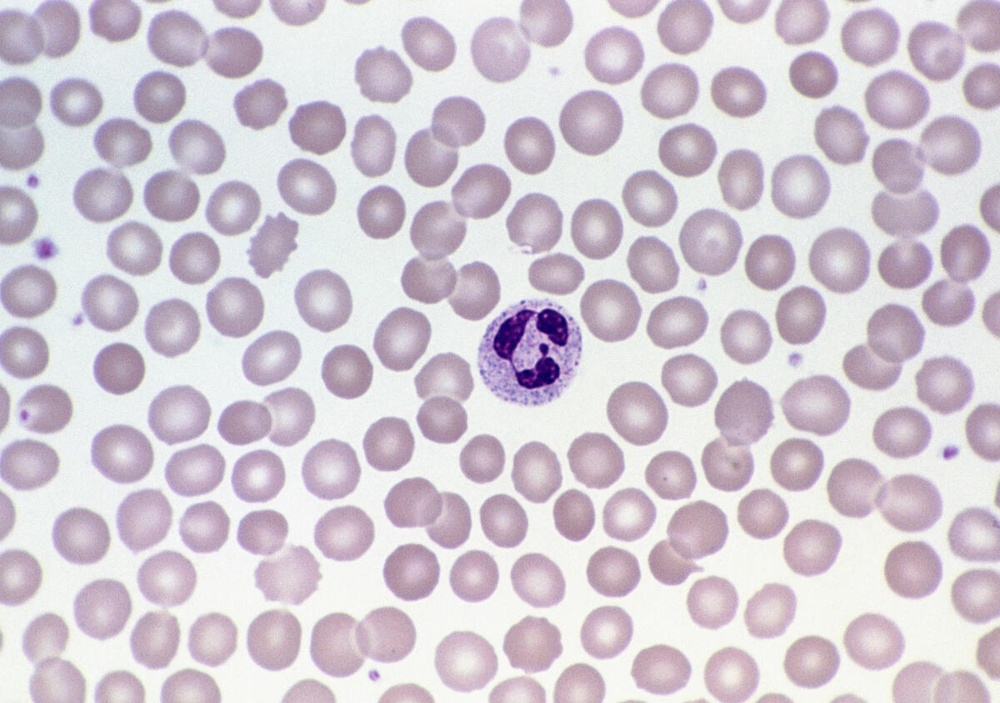
#> input picture image/17.jpg, 1000 x 703 px, shrunk from 1200 x 844 before the run
$ python presentacion.py   (older library calls are emulated)
#> lines starting #> are read from the running program, lines starting #| are printed output that depends on the picture; after the words box and inside, x2 and y2 are one past the last pixel; in counts of white or black regions, pixels touching at a corner belong together
import cv2
from skimage.restoration import denoise_nl_means, estimate_sigma
from skimage import img_as_ubyte, img_as_float,color,measure
from matplotlib import pyplot as plt
import numpy as np
import scipy.ndimage

#path = "imagenes/c_198.jpeg"
path = "image/17.jpg"

#path = "GR/59.jpg"

#DENOISING IMAGE
img = img_as_float(cv2.imread(path))
sigma_est = np.mean(estimate_sigma(img, multichannel=True))
#> sigma_est = 0.00349
denoise_img = denoise_nl_means(img, h=1.15 * sigma_est, fast_mode=True, patch_size=5, patch_distance=3, multichannel=True)
denoise_8byte = img_as_ubyte(denoise_img)
img_8byte = img_as_ubyte(img)
#> img_8byte is the input picture: shape (703, 1000, 3); mean B, G, R 210.8, 201, 210.3

#GRAY SCALE
gray = cv2.cvtColor(denoise_8byte,cv2.COLOR_BGR2GRAY)
#CONTRAST LIMITED ADAPTIVE HISTOGRAM EQUALIZATION => mejorar la imagen
clahe = cv2.createCLAHE(clipLimit=2.0, tileGridSize=(8, 8))
clahe_cl1 = clahe.apply(gray)
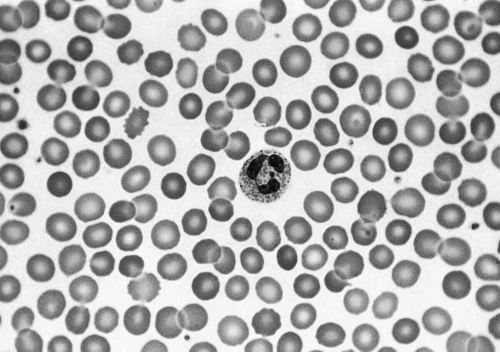
#> clahe_cl1: shape (703, 1000) (shown at 1/2 size); min 5, max 254, mean 176.8
#SEGMENTATION => THRESH_OTSU calcula el umbral
ret,thresh = cv2.threshold(clahe_cl1,0,255,cv2.THRESH_BINARY_INV | cv2.THRESH_OTSU)
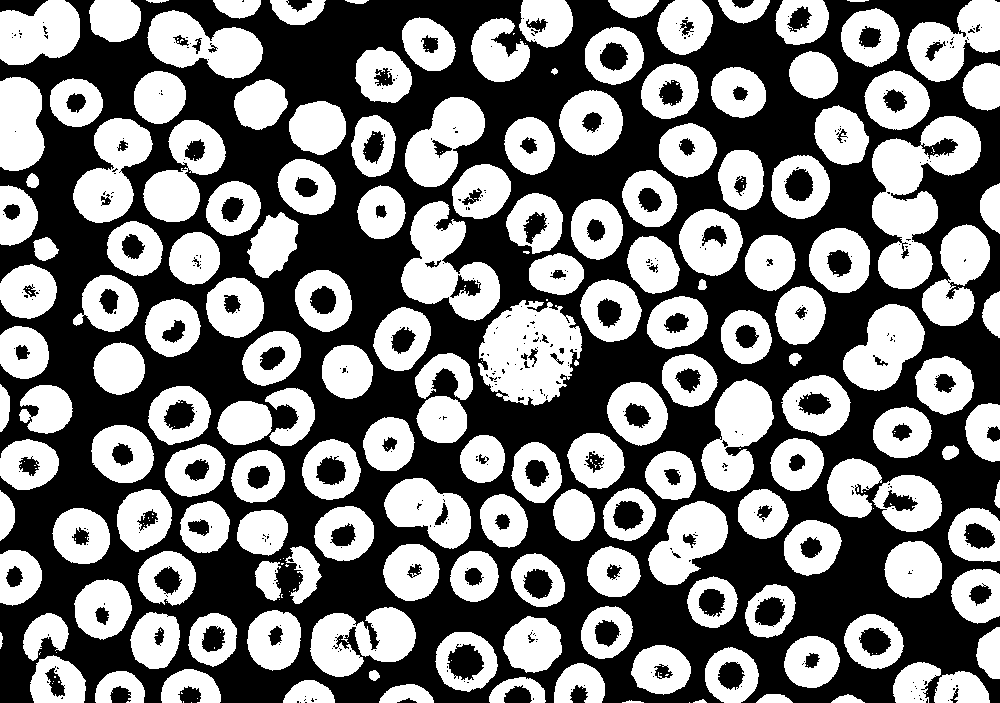
#> thresh: shape (703, 1000); 47.2% white; 291 white regions (125 under 20 px), largest, box (x1, y1, x2, y2) and area: (872, 116, 981, 289) 9163, (478, 300, 582, 406) 7455, (401, 201, 500, 321) 6053
#> ret = 173
#fill_hole = thresh.copy()
#thresh = scipy.ndimage.binary_fill_holes(thresh).astype(np.uint8)

kernel = np.ones((3,3)).astype(np.uint8)
#erose = cv2.erode(thresh,kernel,iterations=2)
#dilate = cv2.dilate(erose,kernel,iterations=2)
opening = cv2.morphologyEx(thresh,cv2.MORPH_OPEN,kernel, iterations = 1)# =  erose => dilate
#> opening: shape (703, 1000); 46.7% white; 179 white regions (4 under 20 px), largest, box (x1, y1, x2, y2) and area: (478, 300, 582, 405) 7184, (401, 201, 500, 320) 5971, (701, 379, 774, 492) 4885
opening = scipy.ndimage.binary_fill_holes(opening).astype(np.uint8)
#> opening: shape (703, 1000); values 0 (black) and 1 (white), 51.3% white; 16 black regions (5 under 20 px), largest, box (x1, y1, x2, y2) and area: (0, 0, 1000, 703) 340311, (0, 0, 48, 16) 507, (504, 685, 534, 703) 382

sure_bg = cv2.dilate(opening,kernel,iterations=3)
#> sure_bg: shape (703, 1000); values 0 (black) and 1 (white), 66.9% white; 75 black regions (53 under 20 px), largest, box (x1, y1, x2, y2) and area: (0, 0, 1000, 703) 229023, (0, 241, 34, 275) 597, (0, 0, 40, 12) 305
#sure_bg = scipy.ndimage.binary_fill_holes(sure_bg).astype(np.uint8)

dist_transform_fill = cv2.distanceTransform(opening,cv2.DIST_L2,5)
ret2, sure_fg = cv2.threshold(dist_transform_fill,0.5*dist_transform_fill.max(),255,0)
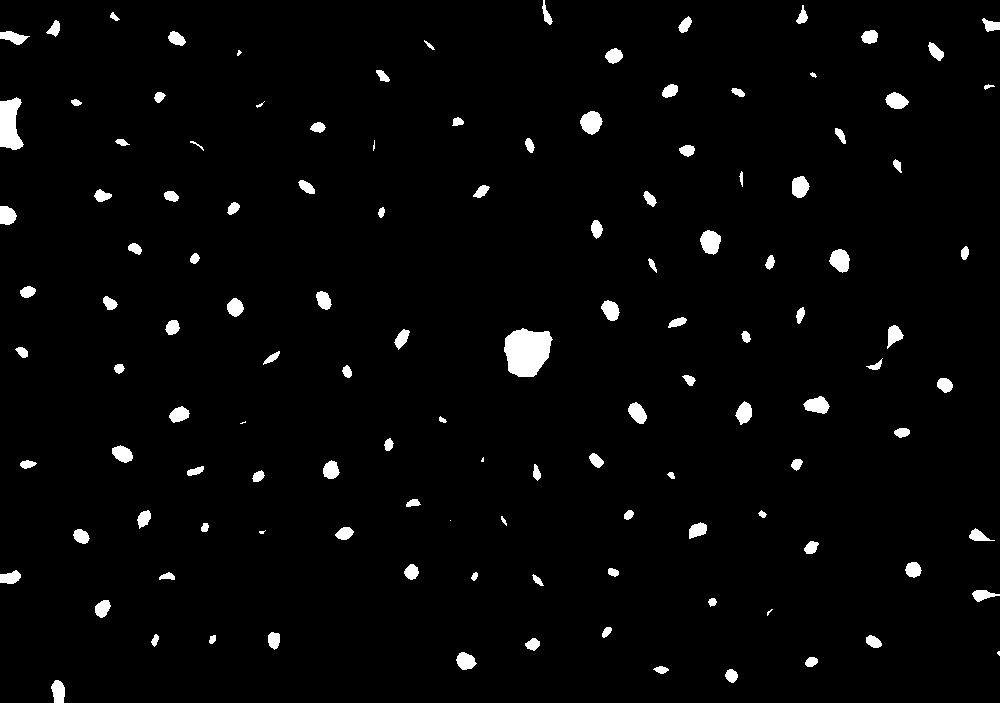
#> sure_fg: shape (703, 1000) float32; 2.6% white; 124 white regions (8 under 20 px), largest, box (x1, y1, x2, y2) and area: (504, 328, 553, 377) 1795, (0, 97, 24, 150) 908, (580, 111, 603, 135) 385
#> ret2 = 20.88
#ret2, sure_fg = cv2.threshold(dist_transform_fill,0.35*dist_transform_fill.max(),255,0)
sure_fg = np.uint8(sure_fg)
unknown = cv2.subtract(sure_bg,sure_fg)
#> unknown: shape (703, 1000); values 0 (black) and 1 (white), 64.3% white; 199 black regions (61 under 20 px)

ret3, markers = cv2.connectedComponents(sure_fg)
#> markers: shape (703, 1000) int32; 125 distinct labels, from 0 to 124
#> ret3 = 125
#markers = markers+10
markers2 = markers.copy()
# poner 1 donde hay cero, tal vez de error porque llegamos a 255 mas 1 => 0 dado que se paso los 8bits
# probar esa hipotesis
markers = markers+1
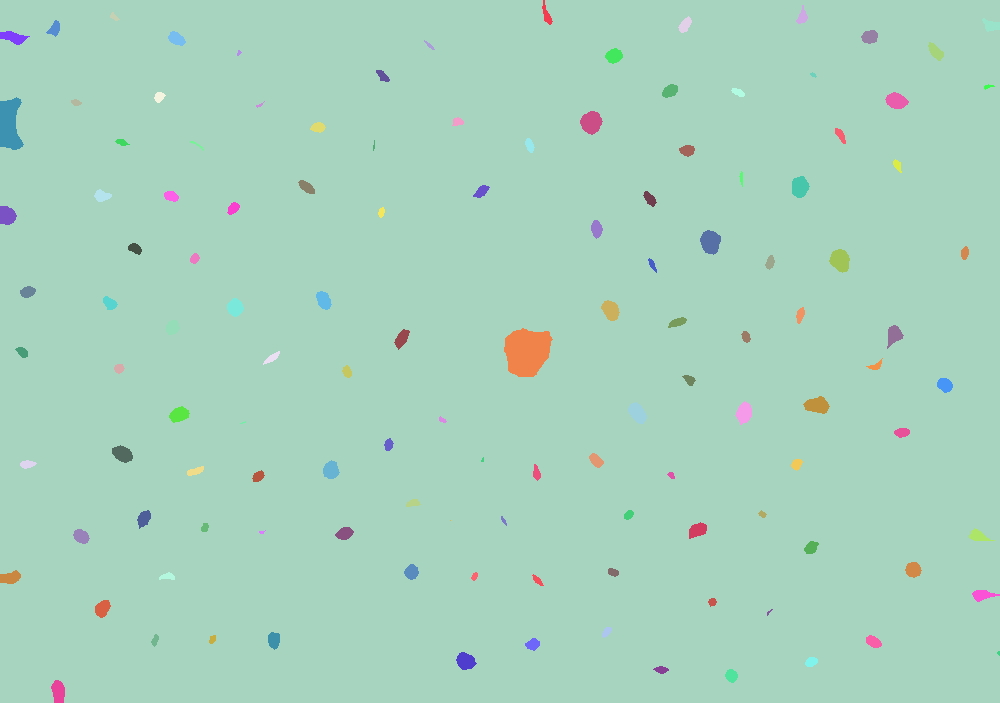
#> markers: shape (703, 1000) int32; 125 distinct labels, from 1 to 125; one colour per label, 0 black
#markers[markers==0] = 1
markers[unknown==255] = 0
markers3 = markers.copy()

markers = cv2.watershed(img_8byte,markers)
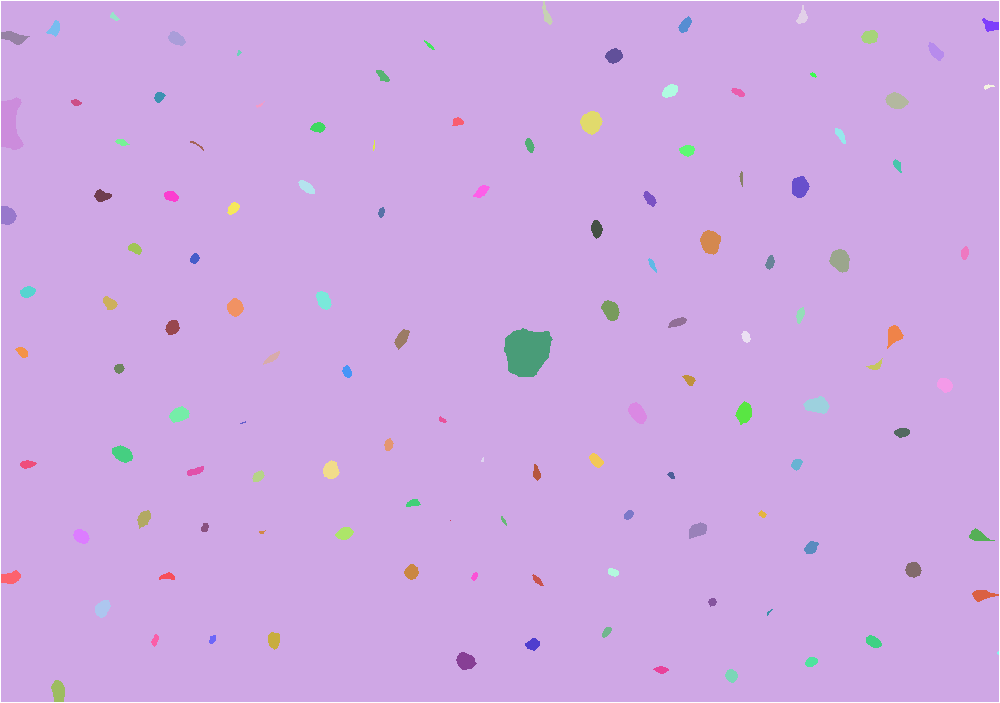
#> markers: shape (703, 1000) int32; 126 distinct labels, from -1 to 125; one colour per label, 0 black, -1 white
markers4 = markers.copy()

#Let us color boundaries in yellow.
img_8byte[markers == -1] = [255,0,0]
#> img_8byte: shape (703, 1000, 3); 0.48% of pixels changed, all inside (x1, y1, x2, y2) = (0, 0, 1000, 703)

img2 = color.label2rgb(markers, bg_label=1)
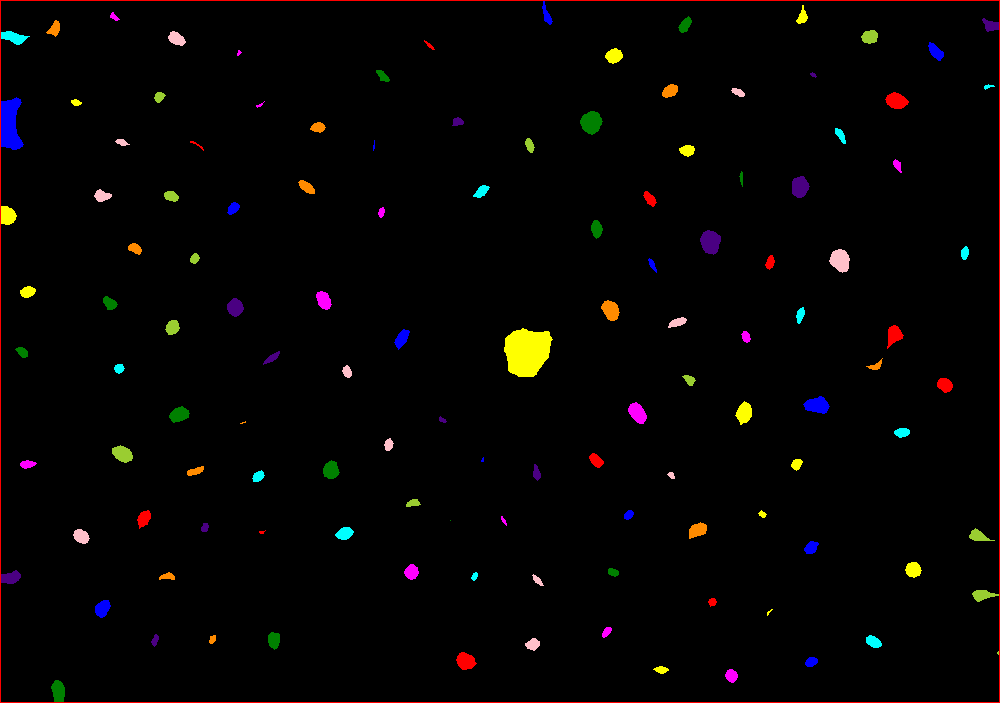
#> img2: shape (703, 1000, 3) float64; mean R, G, B 0.0201, 0.0127, 0.0105
regions = measure.regionprops(markers)
#> regions = 125 regions; largest, box (x1, y1, x2, y2) and area: (1, 1, 999, 702) 681396, (504, 328, 553, 377) 1795, (1, 97, 24, 150) 862, (580, 111, 603, 135) 385, (700, 230, 721, 255) 383
print(len(regions))
#| 125
titles = ['thresh','opening','sure_bg','sure_fg','d_transform_f','unknown','markers3','markers','img_8byte','img2']
#titles = ['unknown','markers','img_8byte','img2']
images = [thresh,opening,sure_bg,sure_fg,dist_transform_fill,unknown,markers3,markers,img_8byte,img2]
#images = [unknown,markers,img_8byte,img2]
for i in range(len(images)):
    plt.subplot(3,4, i+1)
    plt.imshow(images[i], 'gray')
    plt.title(titles[i])
    plt.xticks([])
    plt.yticks([])
#> this loop made 10 passes

plt.show()

$ run again, with image/c_198.jpeg copied over image/17.jpg
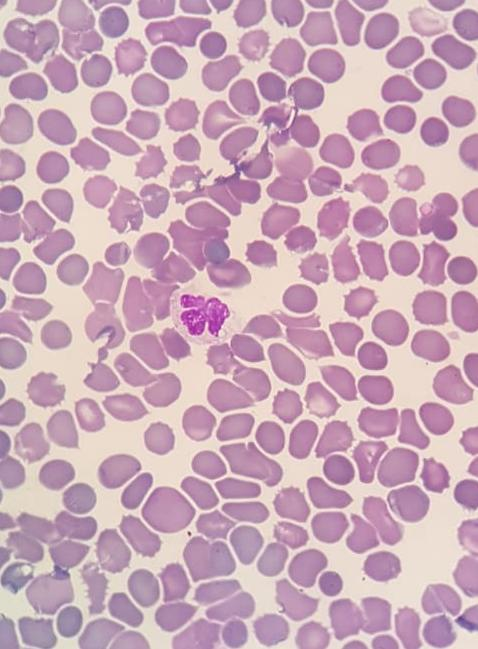
#> input picture image/c_198.jpeg, 478 x 649 px
#> sigma_est = 0.00278
#> img_8byte is the input picture: shape (649, 478, 3); mean B, G, R 184.8, 168.8, 202.2
#> `ret,thresh = cv2.threshold(clahe_cl1,0,255,cv2.THRESH_BINARY_INV | cv2..`:
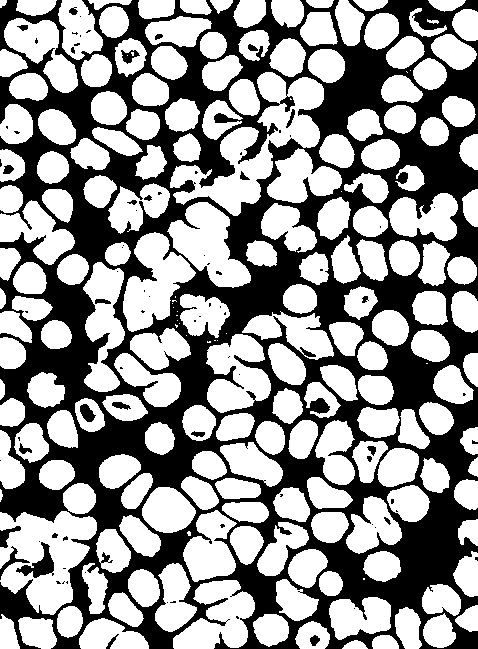
#> thresh: shape (649, 478); 58.5% white; 85 black regions (58 under 20 px), largest, box (x1, y1, x2, y2) and area: (0, 0, 478, 649) 126342, (16, 542, 54, 578) 523, (0, 526, 21, 548) 189
#> ret = 164
#> sure_bg: shape (649, 478); values 0 (black) and 1 (white), 82.1% white; 151 black regions (61 under 20 px), largest, box (x1, y1, x2, y2) and area: (51, 336, 218, 528) 6393, (310, 491, 478, 611) 6133, (0, 268, 103, 408) 4091
#> ret2 = 10.98
#> unknown: shape (649, 478); values 0 (black) and 1 (white), 77.1% white; 343 black regions (97 under 20 px)
#> ret3 = 193
#> img_8byte: shape (649, 478, 3); 0.73% of pixels changed, all inside (x1, y1, x2, y2) = (0, 0, 478, 649)
#> `img2 = color.label2rgb(markers, bg_label=1)`:
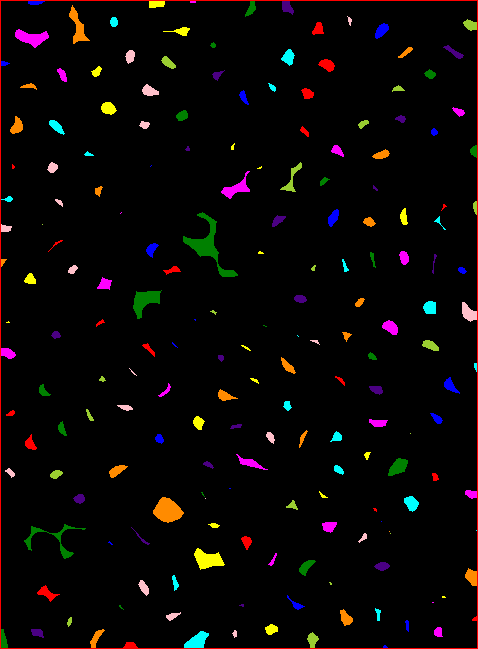
#> img2: shape (649, 478, 3) float64; mean R, G, B 0.0363, 0.0231, 0.0198
#> regions = 192 regions; largest, box (x1, y1, x2, y2) and area: (1, 1, 477, 648) 292624, (183, 212, 238, 277) 794, (153, 497, 184, 523) 523, (133, 290, 162, 319) 431, (194, 548, 225, 570) 390
#| 192
#> the loop `for i in range(len(images)):` made 10 passes
